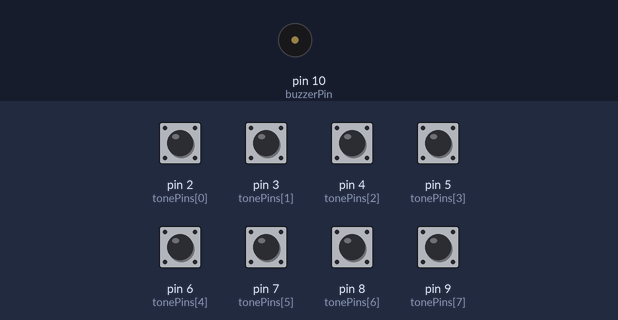
Simulated run of this sketch. Board: Arduino Uno, built with avr-gcc and run on an emulated ATmega328P. On the bench: buzzer (waves = sounding). Inputs (shaded band) come from the test bench; at power-on: pin 2 (tonePins[0]), pin 3 (tonePins[1]), pin 4 (tonePins[2]), pin 5 (tonePins[3]), pin 6 (tonePins[4]), pin 7 (tonePins[5]), pin 8 (tonePins[6]), pin 9 (tonePins[7]) HIGH.

Above: at 1.2 s.
1.3 s: pin 2 (tonePins[0]) pulled LOW for 0.15 s
At 1.37 s:
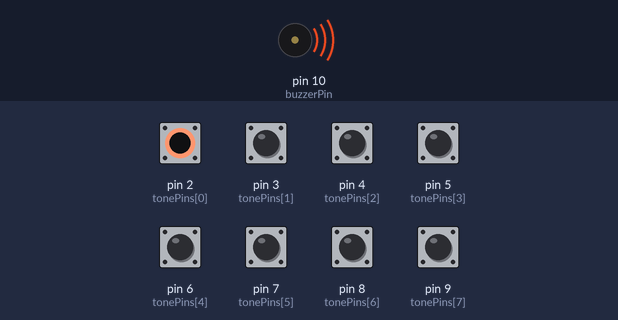
Timing chart, 0 to 4.3 s (numbered marks = the images above; inputs shaded):
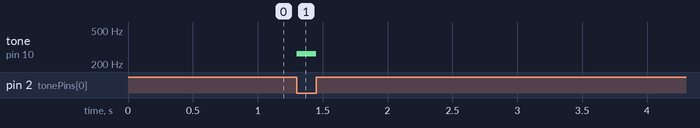

Measured:
- after the input at 1.3 s, tone on pin 10 (buzzerPin): silent → 262 Hz at once, → silent 0.15 s later

The sketch:

lab6.ino
```cpp
int buzzerPin = 10;
int tonePins[] = {2, 3, 4, 5, 6, 7, 8, 9};
int notes[] = {262, 294, 330, 349, 392, 440, 494, 523};

void setup()
{
  pinMode(buzzerPin, OUTPUT);

  for (int i = 0; i < 8; i++) {
    pinMode(tonePins[i], INPUT_PULLUP);
  }
}

void loop()
{
  int activeNote = -1;

  for (int i = 0; i < 8; i++) {
    if (digitalRead(tonePins[i]) == LOW) {
      activeNote = notes[i];
      break;
    }
  }

  if (activeNote != -1) {
    tone(buzzerPin, activeNote);
  } else {
    noTone(buzzerPin);
  }
}
```
